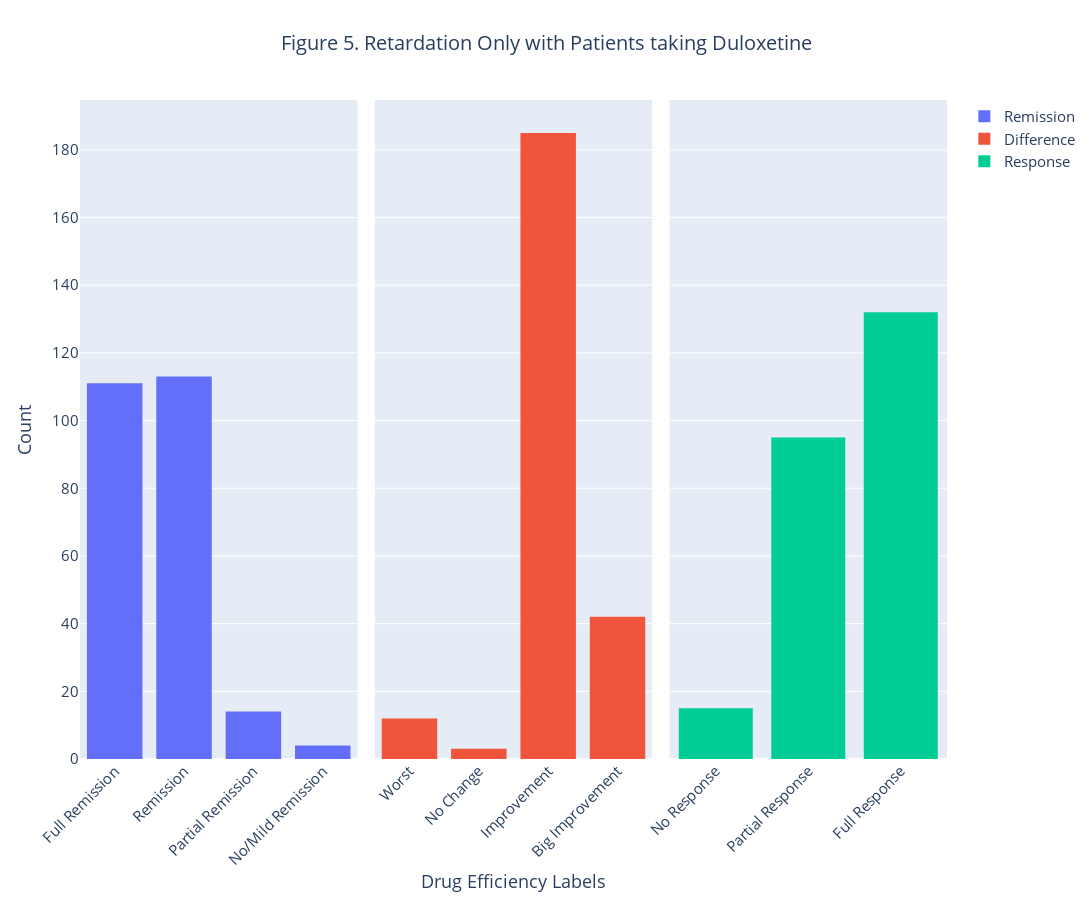

Notebook code cell kept with this figure:
### Markdown cell above
# Retardation Only for each drug

### Code cell
r_o = df2.loc[((df['V1-HAMD08'] > 0) & (df['V1-HAMD09'] == 0))]
r_od = r_o[r_o['DRUG'] == 'Duloxetine']

rod1 = go.Histogram(x = r_od['Remission'], name = 'Remission')
rod2 = go.Histogram(x = r_od['Difference'], name = 'Difference')
rod3 = go.Histogram(x = r_od['Response'], name = 'Response')

fig5 = make_subplots(rows = 1, cols = 3, shared_yaxes = True, horizontal_spacing = 0.02)
fig5.add_trace(rod1, row = 1, col = 1)
fig5.add_trace(rod2, row = 1, col = 2)
fig5.add_trace(rod3, row = 1, col = 3)

fig5.update_xaxes(categoryorder = 'array', categoryarray = remission_labels, row = 1, col = 1)
fig5.update_xaxes(categoryorder = 'array', categoryarray = difference_labels, row = 1, col = 2)
fig5.update_xaxes(categoryorder = 'array', categoryarray = response_labels, row = 1, col = 3)

fig5.update_layout(
    font = {
        "size": 15
    },
    
    title = {
        "text": 'Figure 5. Retardation Only with Patients taking Duloxetine',
        "x": 0.5,
        "xanchor" : "center",
        "font" : {
            "size": 20
        }
    },
    #xaxis =dict(tickmode = 'linear',
    #tick0 = 0,
    #dtick = 1),
    xaxis1 = {
        "tickangle": -45,
    },
    xaxis2 = {
        "title" : 'Drug Efficiency Labels',
        "tickangle": -45,
    },
    xaxis3 = {
        "tickangle": -45,
    },
#     xaxis_title = 'Drug Efficiency Labels',
    yaxis_title = 'Count',
    showlegend = True,
    width = 1600,
    height = 900)

fig5.show()

r_o

### Figure 1 — Plotly figure (JSON) as saved in the notebook; plotly's stock layout.template omitted (floating-point values rounded to 4 significant figures; data arrays with more than 128 entries replaced by an {"elided": "..."} marker saying what was removed)
{"data": [{"name": "Remission", "type": "histogram", "x": {"elided": "242 str values"}, "xaxis": "x", "yaxis": "y"}, {"name": "Difference", "type": "histogram", "x": {"elided": "242 str values"}, "xaxis": "x2", "yaxis": "y2"}, {"name": "Response", "type": "histogram", "x": {"elided": "242 str values"}, "xaxis": "x3", "yaxis": "y3"}], "layout": {"font": {"size": 15}, "height": 900, "showlegend": true, "title": {"font": {"size": 20}, "text": "Figure 5. Retardation Only with Patients taking Duloxetine", "x": 0.5, "xanchor": "center"}, "width": 1600, "xaxis": {"anchor": "y", "categoryarray": ["Full Remission", "Remission", "Partial Remission", "No/Mild Remission"], "categoryorder": "array", "domain": [0, 0.32], "tickangle": -45}, "xaxis2": {"anchor": "y2", "categoryarray": ["Worst", "No Change", "Improvement", "Big Improvement"], "categoryorder": "array", "domain": [0.34, 0.66], "tickangle": -45, "title": {"text": "Drug Efficiency Labels"}}, "xaxis3": {"anchor": "y3", "categoryarray": ["No Response", "Partial Response", "Full Response"], "categoryorder": "array", "domain": [0.68, 1], "tickangle": -45}, "yaxis": {"anchor": "x", "domain": [0, 1], "title": {"text": "Count"}}, "yaxis2": {"anchor": "x2", "domain": [0, 1], "matches": "y", "showticklabels": false}, "yaxis3": {"anchor": "x3", "domain": [0, 1], "matches": "y", "showticklabels": false}}}
